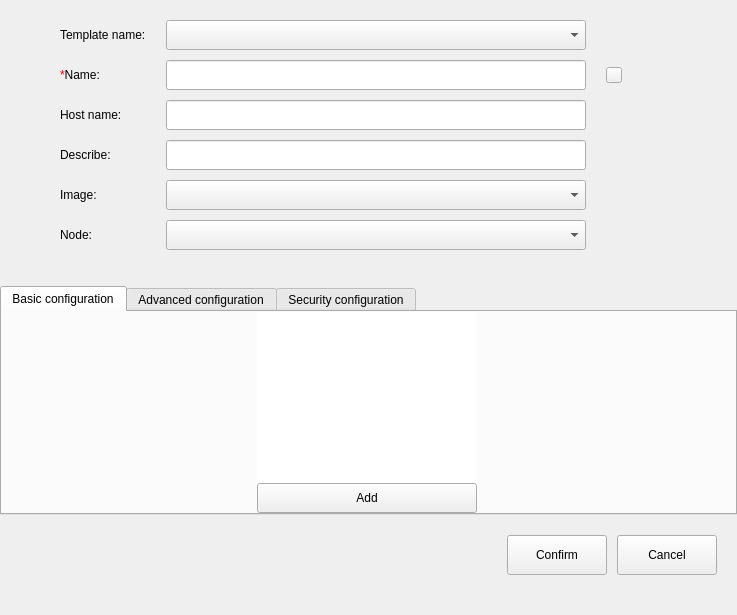
<?xml version="1.0" encoding="UTF-8"?>
<ui version="4.0">
 <class>ContainerSetting</class>
 <widget class="QWidget" name="ContainerSetting">
  <property name="geometry">
   <rect>
    <x>0</x>
    <y>0</y>
    <width>737</width>
    <height>615</height>
   </rect>
  </property>
  <property name="windowTitle">
   <string>Form</string>
  </property>
  <layout class="QVBoxLayout" name="verticalLayout">
   <property name="spacing">
    <number>20</number>
   </property>
   <property name="leftMargin">
    <number>0</number>
   </property>
   <property name="topMargin">
    <number>20</number>
   </property>
   <property name="rightMargin">
    <number>0</number>
   </property>
   <property name="bottomMargin">
    <number>40</number>
   </property>
   <item>
    <layout class="QHBoxLayout" name="horizontalLayout_6">
     <item>
      <widget class="QStackedWidget" name="stackedWidget">
       <property name="currentIndex">
        <number>0</number>
       </property>
       <widget class="QWidget" name="page_container">
        <layout class="QGridLayout" name="gridLayout">
         <property name="leftMargin">
          <number>60</number>
         </property>
         <property name="topMargin">
          <number>0</number>
         </property>
         <property name="rightMargin">
          <number>0</number>
         </property>
         <property name="bottomMargin">
          <number>0</number>
         </property>
         <property name="horizontalSpacing">
          <number>20</number>
         </property>
         <property name="verticalSpacing">
          <number>10</number>
         </property>
         <item row="1" column="0">
          <widget class="QLabel" name="label">
           <property name="text">
            <string>&lt;font color=red&gt;*&lt;/font&gt;Name:</string>
           </property>
          </widget>
         </item>
         <item row="0" column="1">
          <widget class="QComboBox" name="cb_template">
           <property name="minimumSize">
            <size>
             <width>420</width>
             <height>30</height>
            </size>
           </property>
           <property name="maximumSize">
            <size>
             <width>420</width>
             <height>30</height>
            </size>
           </property>
          </widget>
         </item>
         <item row="3" column="0">
          <widget class="QLabel" name="label_2">
           <property name="text">
            <string>Describe:</string>
           </property>
          </widget>
         </item>
         <item row="5" column="1">
          <widget class="QComboBox" name="cb_node">
           <property name="minimumSize">
            <size>
             <width>420</width>
             <height>30</height>
            </size>
           </property>
           <property name="maximumSize">
            <size>
             <width>420</width>
             <height>30</height>
            </size>
           </property>
          </widget>
         </item>
         <item row="4" column="1">
          <widget class="QComboBox" name="cb_image">
           <property name="minimumSize">
            <size>
             <width>420</width>
             <height>30</height>
            </size>
           </property>
           <property name="maximumSize">
            <size>
             <width>420</width>
             <height>30</height>
            </size>
           </property>
          </widget>
         </item>
         <item row="1" column="1">
          <widget class="QLineEdit" name="lineEdit_name">
           <property name="minimumSize">
            <size>
             <width>420</width>
             <height>30</height>
            </size>
           </property>
           <property name="maximumSize">
            <size>
             <width>420</width>
             <height>30</height>
            </size>
           </property>
           <property name="text">
            <string/>
           </property>
          </widget>
         </item>
         <item row="3" column="1">
          <widget class="QLineEdit" name="lineEdit_describe">
           <property name="minimumSize">
            <size>
             <width>420</width>
             <height>30</height>
            </size>
           </property>
           <property name="maximumSize">
            <size>
             <width>420</width>
             <height>30</height>
            </size>
           </property>
          </widget>
         </item>
         <item row="1" column="3">
          <widget class="QLabel" name="label_name_tip">
           <property name="text">
            <string/>
           </property>
          </widget>
         </item>
         <item row="4" column="0">
          <widget class="QLabel" name="label_image">
           <property name="text">
            <string>Image:</string>
           </property>
          </widget>
         </item>
         <item row="1" column="2">
          <widget class="ToolTipButton" name="btn_tip_name">
           <property name="minimumSize">
            <size>
             <width>16</width>
             <height>16</height>
            </size>
           </property>
           <property name="maximumSize">
            <size>
             <width>16</width>
             <height>16</height>
            </size>
           </property>
           <property name="focusPolicy">
            <enum>Qt::NoFocus</enum>
           </property>
           <property name="text">
            <string/>
           </property>
          </widget>
         </item>
         <item row="6" column="1">
          <spacer name="verticalSpacer_2">
           <property name="orientation">
            <enum>Qt::Vertical</enum>
           </property>
           <property name="sizeHint" stdset="0">
            <size>
             <width>20</width>
             <height>40</height>
            </size>
           </property>
          </spacer>
         </item>
         <item row="0" column="0">
          <widget class="QLabel" name="label_template_name">
           <property name="text">
            <string>Template name:</string>
           </property>
          </widget>
         </item>
         <item row="5" column="0">
          <widget class="QLabel" name="label_4">
           <property name="text">
            <string>Node:</string>
           </property>
          </widget>
         </item>
         <item row="2" column="0">
          <widget class="QLabel" name="label_3">
           <property name="text">
            <string>Host name:</string>
           </property>
          </widget>
         </item>
         <item row="2" column="1">
          <widget class="QLineEdit" name="lineEdit_host_name">
           <property name="minimumSize">
            <size>
             <width>420</width>
             <height>30</height>
            </size>
           </property>
           <property name="maximumSize">
            <size>
             <width>420</width>
             <height>30</height>
            </size>
           </property>
          </widget>
         </item>
        </layout>
       </widget>
      </widget>
     </item>
     <item>
      <spacer name="horizontalSpacer_9">
       <property name="orientation">
        <enum>Qt::Horizontal</enum>
       </property>
       <property name="sizeHint" stdset="0">
        <size>
         <width>40</width>
         <height>20</height>
        </size>
       </property>
      </spacer>
     </item>
    </layout>
   </item>
   <item>
    <widget class="QTabWidget" name="tabWidget">
     <property name="styleSheet">
      <string notr="true"/>
     </property>
     <property name="tabShape">
      <enum>QTabWidget::Rounded</enum>
     </property>
     <property name="currentIndex">
      <number>0</number>
     </property>
     <property name="tabBarAutoHide">
      <bool>false</bool>
     </property>
     <widget class="QWidget" name="tab_base_config">
      <attribute name="title">
       <string>Basic configuration</string>
      </attribute>
      <layout class="QHBoxLayout" name="horizontalLayout">
       <property name="spacing">
        <number>0</number>
       </property>
       <property name="leftMargin">
        <number>0</number>
       </property>
       <property name="topMargin">
        <number>0</number>
       </property>
       <property name="rightMargin">
        <number>0</number>
       </property>
       <property name="bottomMargin">
        <number>0</number>
       </property>
       <item>
        <widget class="QWidget" name="widget_base_sider" native="true">
         <property name="minimumSize">
          <size>
           <width>222</width>
           <height>0</height>
          </size>
         </property>
         <property name="maximumSize">
          <size>
           <width>222</width>
           <height>16777215</height>
          </size>
         </property>
         <layout class="QVBoxLayout" name="verticalLayout_2">
          <property name="spacing">
           <number>0</number>
          </property>
          <property name="leftMargin">
           <number>0</number>
          </property>
          <property name="topMargin">
           <number>0</number>
          </property>
          <property name="rightMargin">
           <number>0</number>
          </property>
          <property name="bottomMargin">
           <number>0</number>
          </property>
          <item>
           <widget class="QListWidget" name="listwidget_base_config">
            <property name="minimumSize">
             <size>
              <width>220</width>
              <height>0</height>
             </size>
            </property>
            <property name="maximumSize">
             <size>
              <width>220</width>
              <height>16777215</height>
             </size>
            </property>
            <property name="autoFillBackground">
             <bool>false</bool>
            </property>
            <property name="styleSheet">
             <string notr="true"/>
            </property>
            <property name="frameShape">
             <enum>QFrame::NoFrame</enum>
            </property>
           </widget>
          </item>
          <item>
           <widget class="QToolButton" name="btn_tab_add">
            <property name="minimumSize">
             <size>
              <width>220</width>
              <height>30</height>
             </size>
            </property>
            <property name="maximumSize">
             <size>
              <width>220</width>
              <height>30</height>
             </size>
            </property>
            <property name="text">
             <string>Add</string>
            </property>
           </widget>
          </item>
         </layout>
        </widget>
       </item>
      </layout>
     </widget>
     <widget class="QWidget" name="tab_advanced_config">
      <attribute name="title">
       <string>Advanced configuration</string>
      </attribute>
      <layout class="QHBoxLayout" name="horizontalLayout_2">
       <property name="spacing">
        <number>0</number>
       </property>
       <property name="leftMargin">
        <number>0</number>
       </property>
       <property name="topMargin">
        <number>0</number>
       </property>
       <property name="rightMargin">
        <number>0</number>
       </property>
       <property name="bottomMargin">
        <number>0</number>
       </property>
       <item>
        <widget class="QListWidget" name="listWidget_advanced_config">
         <property name="minimumSize">
          <size>
           <width>220</width>
           <height>0</height>
          </size>
         </property>
         <property name="maximumSize">
          <size>
           <width>220</width>
           <height>16777215</height>
          </size>
         </property>
         <property name="frameShape">
          <enum>QFrame::NoFrame</enum>
         </property>
        </widget>
       </item>
      </layout>
     </widget>
     <widget class="QWidget" name="tab_security_config">
      <attribute name="title">
       <string>Security configuration</string>
      </attribute>
      <layout class="QHBoxLayout" name="horizontalLayout_4">
       <property name="spacing">
        <number>0</number>
       </property>
       <property name="leftMargin">
        <number>0</number>
       </property>
       <property name="topMargin">
        <number>0</number>
       </property>
       <property name="rightMargin">
        <number>0</number>
       </property>
       <property name="bottomMargin">
        <number>0</number>
       </property>
       <item>
        <widget class="QListWidget" name="listWidget_security_config">
         <property name="minimumSize">
          <size>
           <width>220</width>
           <height>0</height>
          </size>
         </property>
         <property name="maximumSize">
          <size>
           <width>220</width>
           <height>16777215</height>
          </size>
         </property>
         <property name="frameShape">
          <enum>QFrame::NoFrame</enum>
         </property>
        </widget>
       </item>
      </layout>
     </widget>
    </widget>
   </item>
   <item>
    <layout class="QHBoxLayout" name="horizontalLayout_3">
     <property name="spacing">
      <number>10</number>
     </property>
     <property name="rightMargin">
      <number>20</number>
     </property>
     <item>
      <spacer name="horizontalSpacer">
       <property name="orientation">
        <enum>Qt::Horizontal</enum>
       </property>
       <property name="sizeHint" stdset="0">
        <size>
         <width>40</width>
         <height>20</height>
        </size>
       </property>
      </spacer>
     </item>
     <item>
      <widget class="QPushButton" name="btn_confirm">
       <property name="minimumSize">
        <size>
         <width>100</width>
         <height>40</height>
        </size>
       </property>
       <property name="maximumSize">
        <size>
         <width>100</width>
         <height>40</height>
        </size>
       </property>
       <property name="text">
        <string>Confirm</string>
       </property>
      </widget>
     </item>
     <item>
      <widget class="QPushButton" name="btn_cancel">
       <property name="minimumSize">
        <size>
         <width>100</width>
         <height>40</height>
        </size>
       </property>
       <property name="maximumSize">
        <size>
         <width>100</width>
         <height>40</height>
        </size>
       </property>
       <property name="text">
        <string>Cancel</string>
       </property>
      </widget>
     </item>
    </layout>
   </item>
  </layout>
 </widget>
 <customwidgets>
  <customwidget>
   <class>ToolTipButton</class>
   <extends>QToolButton</extends>
   <header location="global">tool-tip-button.h</header>
  </customwidget>
 </customwidgets>
 <tabstops>
  <tabstop>cb_template</tabstop>
  <tabstop>lineEdit_name</tabstop>
  <tabstop>lineEdit_describe</tabstop>
  <tabstop>cb_node</tabstop>
  <tabstop>listwidget_base_config</tabstop>
  <tabstop>listWidget_advanced_config</tabstop>
  <tabstop>listWidget_security_config</tabstop>
  <tabstop>btn_tab_add</tabstop>
  <tabstop>btn_confirm</tabstop>
  <tabstop>btn_cancel</tabstop>
  <tabstop>tabWidget</tabstop>
 </tabstops>
 <resources/>
 <connections/>
</ui>
